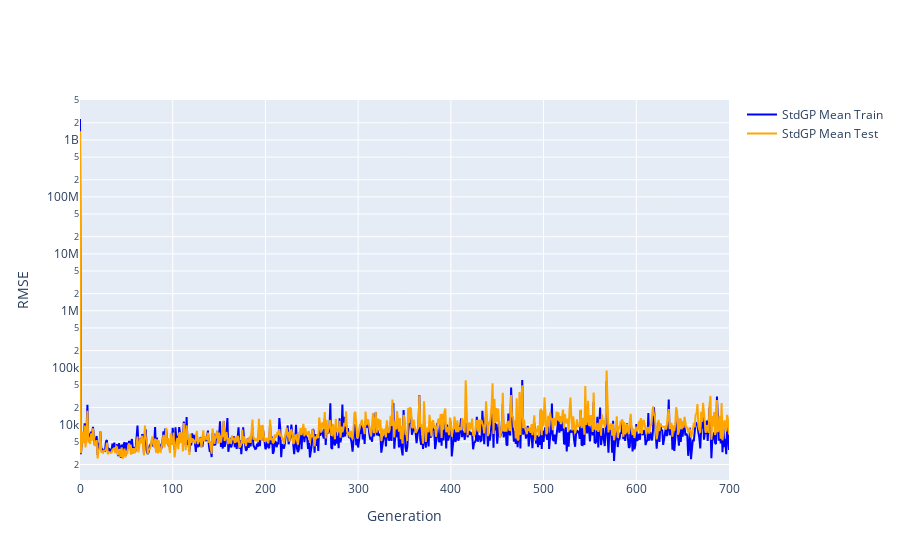

Here is the notebook cell this chart was saved with:
### Code cell
plot_mean_learning_curves('Toxicity', 'StdGP')

### Figure 1 — Plotly figure (JSON) as saved in the notebook; plotly's stock layout.template omitted (floating-point values rounded to 4 significant figures; data arrays with more than 128 entries replaced by an {"elided": "..."} marker saying what was removed)
{"data": [{"line": {"color": "blue"}, "mode": "lines", "name": "StdGP Mean Train", "type": "scatter", "x": {"elided": "701 str values"}, "y": {"elided": "701 float values"}}, {"line": {"color": "orange"}, "mode": "lines", "name": "StdGP Mean Test", "type": "scatter", "x": {"elided": "701 str values"}, "y": {"elided": "701 float values"}}], "layout": {"showlegend": true, "xaxis": {"tickvals": [0, 100, 200, 300, 400, 500, 600, 700], "title": {"text": "Generation"}}, "yaxis": {"title": {"text": "RMSE"}, "type": "log"}}}
